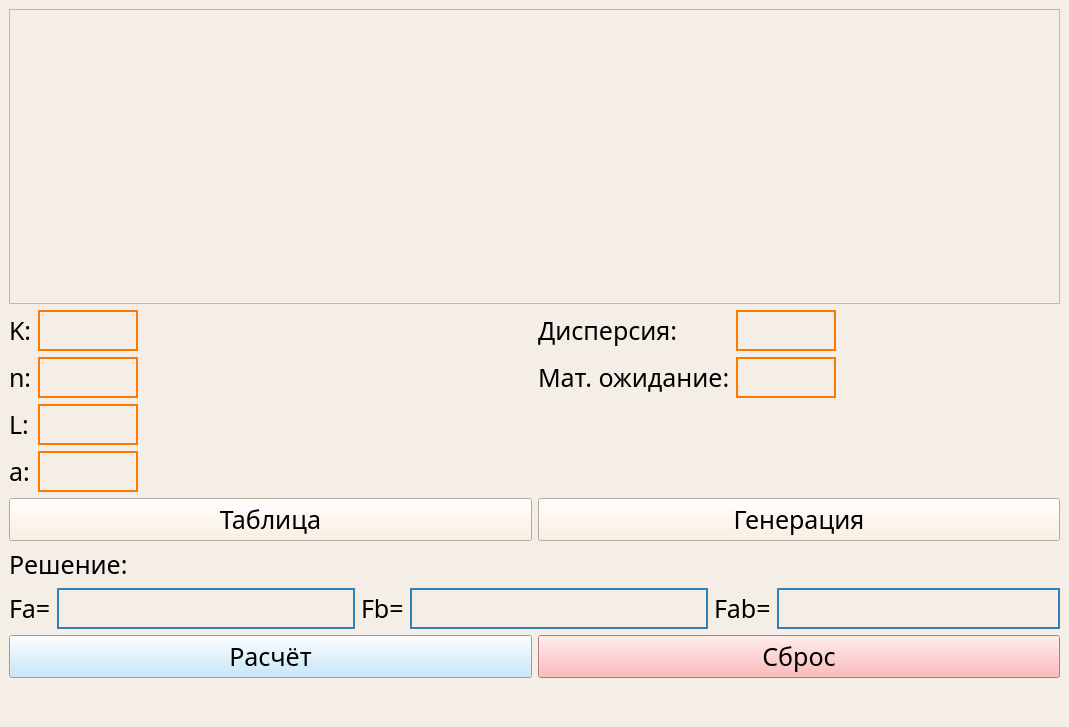
<?xml version="1.0" encoding="UTF-8"?>
<ui version="4.0">
 <class>MainWindow</class>
 <widget class="QMainWindow" name="MainWindow">
  <property name="geometry">
   <rect>
    <x>0</x>
    <y>0</y>
    <width>1069</width>
    <height>727</height>
   </rect>
  </property>
  <property name="font">
   <font>
    <family>Aero Matics</family>
    <pointsize>-1</pointsize>
   </font>
  </property>
  <property name="windowTitle">
   <string>MainWindow</string>
  </property>
  <property name="styleSheet">
   <string notr="true">background-color: #F5EEE6;
font-family: Aero Matics;
font-size: 25px</string>
  </property>
  <widget class="QWidget" name="centralwidget">
   <layout class="QVBoxLayout" name="verticalLayout">
    <item>
     <widget class="QTableWidget" name="tableWidget"/>
    </item>
    <item>
     <layout class="QHBoxLayout" name="horizontalLayout">
      <item>
       <layout class="QFormLayout" name="formLayout_11">
        <item row="0" column="0">
         <widget class="QLabel" name="label">
          <property name="text">
           <string>K:</string>
          </property>
         </widget>
        </item>
        <item row="0" column="1">
         <widget class="QLineEdit" name="lineEdit">
          <property name="maximumSize">
           <size>
            <width>100</width>
            <height>16777215</height>
           </size>
          </property>
          <property name="styleSheet">
           <string notr="true">border: 2px solid #FF7800</string>
          </property>
         </widget>
        </item>
        <item row="1" column="0">
         <widget class="QLabel" name="label_3">
          <property name="text">
           <string>n:</string>
          </property>
         </widget>
        </item>
        <item row="1" column="1">
         <widget class="QLineEdit" name="lineEdit_3">
          <property name="maximumSize">
           <size>
            <width>100</width>
            <height>16777215</height>
           </size>
          </property>
          <property name="styleSheet">
           <string notr="true">border: 2px solid #FF7800</string>
          </property>
         </widget>
        </item>
        <item row="2" column="0">
         <widget class="QLabel" name="label_2">
          <property name="text">
           <string>L:</string>
          </property>
         </widget>
        </item>
        <item row="2" column="1">
         <widget class="QLineEdit" name="lineEdit_2">
          <property name="maximumSize">
           <size>
            <width>100</width>
            <height>16777215</height>
           </size>
          </property>
          <property name="styleSheet">
           <string notr="true">border: 2px solid #FF7800</string>
          </property>
         </widget>
        </item>
        <item row="3" column="0">
         <widget class="QLabel" name="label_4">
          <property name="text">
           <string>a:</string>
          </property>
         </widget>
        </item>
        <item row="3" column="1">
         <widget class="QLineEdit" name="lineEdit_4">
          <property name="maximumSize">
           <size>
            <width>100</width>
            <height>16777215</height>
           </size>
          </property>
          <property name="styleSheet">
           <string notr="true">border: 2px solid #FF7800</string>
          </property>
         </widget>
        </item>
       </layout>
      </item>
      <item>
       <layout class="QFormLayout" name="formLayout_4">
        <item row="0" column="0">
         <widget class="QLabel" name="label_9">
          <property name="text">
           <string>Дисперсия:</string>
          </property>
         </widget>
        </item>
        <item row="0" column="1">
         <widget class="QLineEdit" name="lineEdit_8">
          <property name="maximumSize">
           <size>
            <width>100</width>
            <height>16777215</height>
           </size>
          </property>
          <property name="styleSheet">
           <string notr="true">border: 2px solid #FF7800</string>
          </property>
         </widget>
        </item>
        <item row="1" column="0">
         <widget class="QLabel" name="label_10">
          <property name="text">
           <string>Мат. ожидание:</string>
          </property>
         </widget>
        </item>
        <item row="1" column="1">
         <widget class="QLineEdit" name="lineEdit_9">
          <property name="maximumSize">
           <size>
            <width>100</width>
            <height>16777215</height>
           </size>
          </property>
          <property name="styleSheet">
           <string notr="true">border: 2px solid #FF7800</string>
          </property>
         </widget>
        </item>
       </layout>
      </item>
     </layout>
    </item>
    <item>
     <layout class="QHBoxLayout" name="horizontalLayout_5">
      <item>
       <widget class="QPushButton" name="pushButton">
        <property name="styleSheet">
         <string notr="true">background-color: #FFECDA</string>
        </property>
        <property name="text">
         <string>Таблица</string>
        </property>
       </widget>
      </item>
      <item>
       <widget class="QPushButton" name="pushButton_3">
        <property name="styleSheet">
         <string notr="true">background-color: #FFECDA</string>
        </property>
        <property name="text">
         <string>Генерация</string>
        </property>
       </widget>
      </item>
     </layout>
    </item>
    <item>
     <layout class="QHBoxLayout" name="horizontalLayout_2"/>
    </item>
    <item>
     <widget class="QLabel" name="label_8">
      <property name="text">
       <string>Решение:</string>
      </property>
     </widget>
    </item>
    <item>
     <layout class="QHBoxLayout" name="horizontalLayout_3">
      <item>
       <layout class="QFormLayout" name="formLayout_8">
        <item row="0" column="1">
         <widget class="QLineEdit" name="lineEdit_7">
          <property name="styleSheet">
           <string notr="true">border: 2px solid #3282B8</string>
          </property>
         </widget>
        </item>
        <item row="0" column="0">
         <widget class="QLabel" name="label_5">
          <property name="text">
           <string>Fa=</string>
          </property>
         </widget>
        </item>
       </layout>
      </item>
      <item>
       <layout class="QFormLayout" name="formLayout_7">
        <item row="0" column="0">
         <widget class="QLabel" name="label_6">
          <property name="text">
           <string>Fb=</string>
          </property>
         </widget>
        </item>
        <item row="0" column="1">
         <widget class="QLineEdit" name="lineEdit_6">
          <property name="styleSheet">
           <string notr="true">border: 2px solid #3282B8</string>
          </property>
         </widget>
        </item>
       </layout>
      </item>
      <item>
       <layout class="QFormLayout" name="formLayout_6">
        <item row="1" column="1">
         <widget class="QLineEdit" name="lineEdit_5">
          <property name="styleSheet">
           <string notr="true">border: 2px solid #3282B8</string>
          </property>
         </widget>
        </item>
        <item row="1" column="0">
         <widget class="QLabel" name="label_7">
          <property name="text">
           <string>Fab=</string>
          </property>
         </widget>
        </item>
       </layout>
      </item>
     </layout>
    </item>
    <item>
     <layout class="QHBoxLayout" name="horizontalLayout_4">
      <item>
       <widget class="QPushButton" name="pushButton_4">
        <property name="styleSheet">
         <string notr="true">background-color: #BBE1FA</string>
        </property>
        <property name="text">
         <string>Расчёт</string>
        </property>
       </widget>
      </item>
      <item>
       <widget class="QPushButton" name="pushButton_2">
        <property name="styleSheet">
         <string notr="true">background-color: #FFA5A5</string>
        </property>
        <property name="text">
         <string>Сброс</string>
        </property>
       </widget>
      </item>
     </layout>
    </item>
   </layout>
  </widget>
  <widget class="QMenuBar" name="menubar">
   <property name="geometry">
    <rect>
     <x>0</x>
     <y>0</y>
     <width>1069</width>
     <height>35</height>
    </rect>
   </property>
  </widget>
  <widget class="QStatusBar" name="statusbar"/>
 </widget>
 <resources/>
 <connections/>
</ui>
